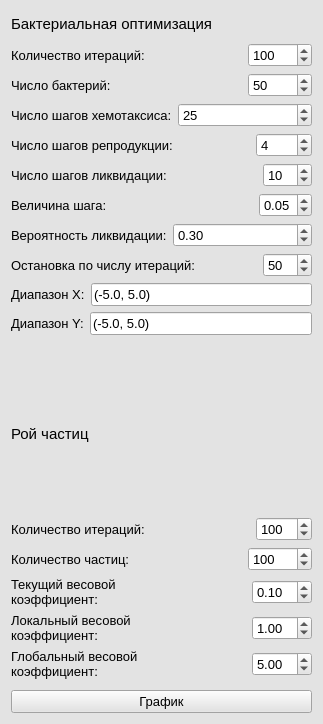
<?xml version="1.0" encoding="UTF-8"?>
<ui version="4.0">
 <class>Form</class>
 <widget class="QWidget" name="Form">
  <property name="geometry">
   <rect>
    <x>0</x>
    <y>0</y>
    <width>323</width>
    <height>724</height>
   </rect>
  </property>
  <property name="palette">
   <palette>
    <active>
     <colorrole role="WindowText">
      <brush brushstyle="SolidPattern">
       <color alpha="255">
        <red>0</red>
        <green>0</green>
        <blue>0</blue>
       </color>
      </brush>
     </colorrole>
     <colorrole role="Button">
      <brush brushstyle="SolidPattern">
       <color alpha="255">
        <red>227</red>
        <green>227</green>
        <blue>227</blue>
       </color>
      </brush>
     </colorrole>
     <colorrole role="Light">
      <brush brushstyle="SolidPattern">
       <color alpha="255">
        <red>255</red>
        <green>255</green>
        <blue>255</blue>
       </color>
      </brush>
     </colorrole>
     <colorrole role="Midlight">
      <brush brushstyle="SolidPattern">
       <color alpha="255">
        <red>241</red>
        <green>241</green>
        <blue>241</blue>
       </color>
      </brush>
     </colorrole>
     <colorrole role="Dark">
      <brush brushstyle="SolidPattern">
       <color alpha="255">
        <red>113</red>
        <green>113</green>
        <blue>113</blue>
       </color>
      </brush>
     </colorrole>
     <colorrole role="Mid">
      <brush brushstyle="SolidPattern">
       <color alpha="255">
        <red>151</red>
        <green>151</green>
        <blue>151</blue>
       </color>
      </brush>
     </colorrole>
     <colorrole role="Text">
      <brush brushstyle="SolidPattern">
       <color alpha="255">
        <red>0</red>
        <green>0</green>
        <blue>0</blue>
       </color>
      </brush>
     </colorrole>
     <colorrole role="BrightText">
      <brush brushstyle="SolidPattern">
       <color alpha="255">
        <red>255</red>
        <green>255</green>
        <blue>255</blue>
       </color>
      </brush>
     </colorrole>
     <colorrole role="ButtonText">
      <brush brushstyle="SolidPattern">
       <color alpha="255">
        <red>0</red>
        <green>0</green>
        <blue>0</blue>
       </color>
      </brush>
     </colorrole>
     <colorrole role="Base">
      <brush brushstyle="SolidPattern">
       <color alpha="255">
        <red>255</red>
        <green>255</green>
        <blue>255</blue>
       </color>
      </brush>
     </colorrole>
     <colorrole role="Window">
      <brush brushstyle="SolidPattern">
       <color alpha="255">
        <red>227</red>
        <green>227</green>
        <blue>227</blue>
       </color>
      </brush>
     </colorrole>
     <colorrole role="Shadow">
      <brush brushstyle="SolidPattern">
       <color alpha="255">
        <red>0</red>
        <green>0</green>
        <blue>0</blue>
       </color>
      </brush>
     </colorrole>
     <colorrole role="AlternateBase">
      <brush brushstyle="SolidPattern">
       <color alpha="255">
        <red>241</red>
        <green>241</green>
        <blue>241</blue>
       </color>
      </brush>
     </colorrole>
     <colorrole role="ToolTipBase">
      <brush brushstyle="SolidPattern">
       <color alpha="255">
        <red>255</red>
        <green>255</green>
        <blue>220</blue>
       </color>
      </brush>
     </colorrole>
     <colorrole role="ToolTipText">
      <brush brushstyle="SolidPattern">
       <color alpha="255">
        <red>0</red>
        <green>0</green>
        <blue>0</blue>
       </color>
      </brush>
     </colorrole>
     <colorrole role="PlaceholderText">
      <brush brushstyle="SolidPattern">
       <color alpha="128">
        <red>0</red>
        <green>0</green>
        <blue>0</blue>
       </color>
      </brush>
     </colorrole>
    </active>
    <inactive>
     <colorrole role="WindowText">
      <brush brushstyle="SolidPattern">
       <color alpha="255">
        <red>0</red>
        <green>0</green>
        <blue>0</blue>
       </color>
      </brush>
     </colorrole>
     <colorrole role="Button">
      <brush brushstyle="SolidPattern">
       <color alpha="255">
        <red>227</red>
        <green>227</green>
        <blue>227</blue>
       </color>
      </brush>
     </colorrole>
     <colorrole role="Light">
      <brush brushstyle="SolidPattern">
       <color alpha="255">
        <red>255</red>
        <green>255</green>
        <blue>255</blue>
       </color>
      </brush>
     </colorrole>
     <colorrole role="Midlight">
      <brush brushstyle="SolidPattern">
       <color alpha="255">
        <red>241</red>
        <green>241</green>
        <blue>241</blue>
       </color>
      </brush>
     </colorrole>
     <colorrole role="Dark">
      <brush brushstyle="SolidPattern">
       <color alpha="255">
        <red>113</red>
        <green>113</green>
        <blue>113</blue>
       </color>
      </brush>
     </colorrole>
     <colorrole role="Mid">
      <brush brushstyle="SolidPattern">
       <color alpha="255">
        <red>151</red>
        <green>151</green>
        <blue>151</blue>
       </color>
      </brush>
     </colorrole>
     <colorrole role="Text">
      <brush brushstyle="SolidPattern">
       <color alpha="255">
        <red>0</red>
        <green>0</green>
        <blue>0</blue>
       </color>
      </brush>
     </colorrole>
     <colorrole role="BrightText">
      <brush brushstyle="SolidPattern">
       <color alpha="255">
        <red>255</red>
        <green>255</green>
        <blue>255</blue>
       </color>
      </brush>
     </colorrole>
     <colorrole role="ButtonText">
      <brush brushstyle="SolidPattern">
       <color alpha="255">
        <red>0</red>
        <green>0</green>
        <blue>0</blue>
       </color>
      </brush>
     </colorrole>
     <colorrole role="Base">
      <brush brushstyle="SolidPattern">
       <color alpha="255">
        <red>255</red>
        <green>255</green>
        <blue>255</blue>
       </color>
      </brush>
     </colorrole>
     <colorrole role="Window">
      <brush brushstyle="SolidPattern">
       <color alpha="255">
        <red>227</red>
        <green>227</green>
        <blue>227</blue>
       </color>
      </brush>
     </colorrole>
     <colorrole role="Shadow">
      <brush brushstyle="SolidPattern">
       <color alpha="255">
        <red>0</red>
        <green>0</green>
        <blue>0</blue>
       </color>
      </brush>
     </colorrole>
     <colorrole role="AlternateBase">
      <brush brushstyle="SolidPattern">
       <color alpha="255">
        <red>241</red>
        <green>241</green>
        <blue>241</blue>
       </color>
      </brush>
     </colorrole>
     <colorrole role="ToolTipBase">
      <brush brushstyle="SolidPattern">
       <color alpha="255">
        <red>255</red>
        <green>255</green>
        <blue>220</blue>
       </color>
      </brush>
     </colorrole>
     <colorrole role="ToolTipText">
      <brush brushstyle="SolidPattern">
       <color alpha="255">
        <red>0</red>
        <green>0</green>
        <blue>0</blue>
       </color>
      </brush>
     </colorrole>
     <colorrole role="PlaceholderText">
      <brush brushstyle="SolidPattern">
       <color alpha="128">
        <red>0</red>
        <green>0</green>
        <blue>0</blue>
       </color>
      </brush>
     </colorrole>
    </inactive>
    <disabled>
     <colorrole role="WindowText">
      <brush brushstyle="SolidPattern">
       <color alpha="255">
        <red>113</red>
        <green>113</green>
        <blue>113</blue>
       </color>
      </brush>
     </colorrole>
     <colorrole role="Button">
      <brush brushstyle="SolidPattern">
       <color alpha="255">
        <red>227</red>
        <green>227</green>
        <blue>227</blue>
       </color>
      </brush>
     </colorrole>
     <colorrole role="Light">
      <brush brushstyle="SolidPattern">
       <color alpha="255">
        <red>255</red>
        <green>255</green>
        <blue>255</blue>
       </color>
      </brush>
     </colorrole>
     <colorrole role="Midlight">
      <brush brushstyle="SolidPattern">
       <color alpha="255">
        <red>241</red>
        <green>241</green>
        <blue>241</blue>
       </color>
      </brush>
     </colorrole>
     <colorrole role="Dark">
      <brush brushstyle="SolidPattern">
       <color alpha="255">
        <red>113</red>
        <green>113</green>
        <blue>113</blue>
       </color>
      </brush>
     </colorrole>
     <colorrole role="Mid">
      <brush brushstyle="SolidPattern">
       <color alpha="255">
        <red>151</red>
        <green>151</green>
        <blue>151</blue>
       </color>
      </brush>
     </colorrole>
     <colorrole role="Text">
      <brush brushstyle="SolidPattern">
       <color alpha="255">
        <red>113</red>
        <green>113</green>
        <blue>113</blue>
       </color>
      </brush>
     </colorrole>
     <colorrole role="BrightText">
      <brush brushstyle="SolidPattern">
       <color alpha="255">
        <red>255</red>
        <green>255</green>
        <blue>255</blue>
       </color>
      </brush>
     </colorrole>
     <colorrole role="ButtonText">
      <brush brushstyle="SolidPattern">
       <color alpha="255">
        <red>113</red>
        <green>113</green>
        <blue>113</blue>
       </color>
      </brush>
     </colorrole>
     <colorrole role="Base">
      <brush brushstyle="SolidPattern">
       <color alpha="255">
        <red>227</red>
        <green>227</green>
        <blue>227</blue>
       </color>
      </brush>
     </colorrole>
     <colorrole role="Window">
      <brush brushstyle="SolidPattern">
       <color alpha="255">
        <red>227</red>
        <green>227</green>
        <blue>227</blue>
       </color>
      </brush>
     </colorrole>
     <colorrole role="Shadow">
      <brush brushstyle="SolidPattern">
       <color alpha="255">
        <red>0</red>
        <green>0</green>
        <blue>0</blue>
       </color>
      </brush>
     </colorrole>
     <colorrole role="AlternateBase">
      <brush brushstyle="SolidPattern">
       <color alpha="255">
        <red>227</red>
        <green>227</green>
        <blue>227</blue>
       </color>
      </brush>
     </colorrole>
     <colorrole role="ToolTipBase">
      <brush brushstyle="SolidPattern">
       <color alpha="255">
        <red>255</red>
        <green>255</green>
        <blue>220</blue>
       </color>
      </brush>
     </colorrole>
     <colorrole role="ToolTipText">
      <brush brushstyle="SolidPattern">
       <color alpha="255">
        <red>0</red>
        <green>0</green>
        <blue>0</blue>
       </color>
      </brush>
     </colorrole>
     <colorrole role="PlaceholderText">
      <brush brushstyle="SolidPattern">
       <color alpha="128">
        <red>0</red>
        <green>0</green>
        <blue>0</blue>
       </color>
      </brush>
     </colorrole>
    </disabled>
   </palette>
  </property>
  <property name="windowTitle">
   <string>Form</string>
  </property>
  <layout class="QVBoxLayout" name="verticalLayout_3">
   <item>
    <layout class="QVBoxLayout" name="verticalLayout">
     <item>
      <widget class="QLabel" name="label_18">
       <property name="font">
        <font>
         <pointsize>11</pointsize>
        </font>
       </property>
       <property name="text">
        <string>Бактериальная оптимизация</string>
       </property>
      </widget>
     </item>
     <item>
      <layout class="QHBoxLayout" name="horizontalLayout_10">
       <item>
        <widget class="QLabel" name="label_2">
         <property name="font">
          <font>
           <pointsize>10</pointsize>
          </font>
         </property>
         <property name="text">
          <string>Количество итераций:</string>
         </property>
        </widget>
       </item>
       <item>
        <spacer name="horizontalSpacer">
         <property name="orientation">
          <enum>Qt::Horizontal</enum>
         </property>
         <property name="sizeHint" stdset="0">
          <size>
           <width>40</width>
           <height>20</height>
          </size>
         </property>
        </spacer>
       </item>
       <item>
        <widget class="QSpinBox" name="bfo_iteration_count">
         <property name="font">
          <font>
           <pointsize>10</pointsize>
          </font>
         </property>
         <property name="minimum">
          <number>1</number>
         </property>
         <property name="maximum">
          <number>10000</number>
         </property>
         <property name="singleStep">
          <number>10</number>
         </property>
         <property name="value">
          <number>100</number>
         </property>
        </widget>
       </item>
      </layout>
     </item>
     <item>
      <layout class="QHBoxLayout" name="horizontalLayout_12">
       <item>
        <widget class="QLabel" name="label_11">
         <property name="font">
          <font>
           <pointsize>10</pointsize>
          </font>
         </property>
         <property name="text">
          <string>Число бактерий:</string>
         </property>
        </widget>
       </item>
       <item>
        <spacer name="horizontalSpacer_7">
         <property name="orientation">
          <enum>Qt::Horizontal</enum>
         </property>
         <property name="sizeHint" stdset="0">
          <size>
           <width>40</width>
           <height>20</height>
          </size>
         </property>
        </spacer>
       </item>
       <item>
        <widget class="QSpinBox" name="bfo_num_bacteria">
         <property name="font">
          <font>
           <pointsize>10</pointsize>
          </font>
         </property>
         <property name="minimum">
          <number>1</number>
         </property>
         <property name="maximum">
          <number>10000</number>
         </property>
         <property name="singleStep">
          <number>10</number>
         </property>
         <property name="value">
          <number>50</number>
         </property>
        </widget>
       </item>
      </layout>
     </item>
     <item>
      <layout class="QHBoxLayout" name="horizontalLayout_4">
       <item>
        <widget class="QLabel" name="label">
         <property name="font">
          <font>
           <pointsize>10</pointsize>
          </font>
         </property>
         <property name="text">
          <string>Число шагов хемотаксиса:</string>
         </property>
        </widget>
       </item>
       <item>
        <widget class="QSpinBox" name="bfo_chemotaxis_steps">
         <property name="font">
          <font>
           <pointsize>10</pointsize>
          </font>
         </property>
         <property name="maximum">
          <number>10000</number>
         </property>
         <property name="singleStep">
          <number>5</number>
         </property>
         <property name="value">
          <number>25</number>
         </property>
        </widget>
       </item>
      </layout>
     </item>
     <item>
      <layout class="QHBoxLayout" name="horizontalLayout_5">
       <item>
        <widget class="QLabel" name="label_5">
         <property name="font">
          <font>
           <pointsize>10</pointsize>
          </font>
         </property>
         <property name="text">
          <string>Число шагов репродукции:</string>
         </property>
        </widget>
       </item>
       <item>
        <spacer name="horizontalSpacer_3">
         <property name="orientation">
          <enum>Qt::Horizontal</enum>
         </property>
         <property name="sizeHint" stdset="0">
          <size>
           <width>40</width>
           <height>20</height>
          </size>
         </property>
        </spacer>
       </item>
       <item>
        <widget class="QSpinBox" name="bfo_reproduction_steps">
         <property name="font">
          <font>
           <pointsize>10</pointsize>
          </font>
         </property>
         <property name="minimum">
          <number>1</number>
         </property>
         <property name="maximum">
          <number>1000</number>
         </property>
         <property name="value">
          <number>4</number>
         </property>
        </widget>
       </item>
      </layout>
     </item>
     <item>
      <layout class="QHBoxLayout" name="horizontalLayout_6">
       <item>
        <widget class="QLabel" name="label_6">
         <property name="font">
          <font>
           <pointsize>10</pointsize>
          </font>
         </property>
         <property name="text">
          <string>Число шагов ликвидации:</string>
         </property>
         <property name="wordWrap">
          <bool>false</bool>
         </property>
        </widget>
       </item>
       <item>
        <spacer name="horizontalSpacer_5">
         <property name="orientation">
          <enum>Qt::Horizontal</enum>
         </property>
         <property name="sizeHint" stdset="0">
          <size>
           <width>40</width>
           <height>20</height>
          </size>
         </property>
        </spacer>
       </item>
       <item>
        <widget class="QSpinBox" name="bfo_elimination_steps">
         <property name="font">
          <font>
           <pointsize>10</pointsize>
          </font>
         </property>
         <property name="maximum">
          <number>100</number>
         </property>
         <property name="singleStep">
          <number>2</number>
         </property>
         <property name="value">
          <number>10</number>
         </property>
        </widget>
       </item>
      </layout>
     </item>
     <item>
      <layout class="QHBoxLayout" name="horizontalLayout">
       <item>
        <widget class="QLabel" name="label_4">
         <property name="font">
          <font>
           <pointsize>10</pointsize>
          </font>
         </property>
         <property name="text">
          <string>Величина шага:</string>
         </property>
         <property name="wordWrap">
          <bool>true</bool>
         </property>
        </widget>
       </item>
       <item>
        <spacer name="horizontalSpacer_2">
         <property name="orientation">
          <enum>Qt::Horizontal</enum>
         </property>
         <property name="sizeHint" stdset="0">
          <size>
           <width>40</width>
           <height>20</height>
          </size>
         </property>
        </spacer>
       </item>
       <item>
        <widget class="QDoubleSpinBox" name="bfo_step_size">
         <property name="font">
          <font>
           <pointsize>10</pointsize>
          </font>
         </property>
         <property name="maximum">
          <double>1.000000000000000</double>
         </property>
         <property name="singleStep">
          <double>0.010000000000000</double>
         </property>
         <property name="value">
          <double>0.050000000000000</double>
         </property>
        </widget>
       </item>
      </layout>
     </item>
     <item>
      <layout class="QHBoxLayout" name="horizontalLayout_7">
       <item>
        <widget class="QLabel" name="label_7">
         <property name="font">
          <font>
           <pointsize>10</pointsize>
          </font>
         </property>
         <property name="text">
          <string>Вероятность ликвидации:</string>
         </property>
        </widget>
       </item>
       <item>
        <widget class="QDoubleSpinBox" name="bfo_elimination_prob">
         <property name="font">
          <font>
           <pointsize>10</pointsize>
          </font>
         </property>
         <property name="minimum">
          <double>0.000000000000000</double>
         </property>
         <property name="maximum">
          <double>5.000000000000000</double>
         </property>
         <property name="singleStep">
          <double>0.050000000000000</double>
         </property>
         <property name="value">
          <double>0.300000000000000</double>
         </property>
        </widget>
       </item>
      </layout>
     </item>
     <item>
      <layout class="QHBoxLayout" name="horizontalLayout_11">
       <item>
        <widget class="QLabel" name="label_8">
         <property name="font">
          <font>
           <pointsize>10</pointsize>
          </font>
         </property>
         <property name="text">
          <string>Остановка по числу итераций:</string>
         </property>
         <property name="wordWrap">
          <bool>false</bool>
         </property>
        </widget>
       </item>
       <item>
        <spacer name="horizontalSpacer_4">
         <property name="orientation">
          <enum>Qt::Horizontal</enum>
         </property>
         <property name="sizeHint" stdset="0">
          <size>
           <width>40</width>
           <height>20</height>
          </size>
         </property>
        </spacer>
       </item>
       <item>
        <widget class="QSpinBox" name="bfo_no_changes_iterations_count">
         <property name="font">
          <font>
           <pointsize>10</pointsize>
          </font>
         </property>
         <property name="maximum">
          <number>100</number>
         </property>
         <property name="value">
          <number>50</number>
         </property>
        </widget>
       </item>
      </layout>
     </item>
     <item>
      <layout class="QHBoxLayout" name="horizontalLayout_8">
       <item>
        <widget class="QLabel" name="label_9">
         <property name="font">
          <font>
           <pointsize>10</pointsize>
          </font>
         </property>
         <property name="text">
          <string>Диапазон X:</string>
         </property>
        </widget>
       </item>
       <item>
        <widget class="QLineEdit" name="x_range">
         <property name="font">
          <font>
           <pointsize>10</pointsize>
          </font>
         </property>
         <property name="text">
          <string>(-5.0, 5.0)</string>
         </property>
         <property name="placeholderText">
          <string>(5.0, 5.0)</string>
         </property>
        </widget>
       </item>
      </layout>
     </item>
     <item>
      <layout class="QHBoxLayout" name="horizontalLayout_9">
       <item>
        <widget class="QLabel" name="label_10">
         <property name="font">
          <font>
           <pointsize>10</pointsize>
          </font>
         </property>
         <property name="text">
          <string>Диапазон Y:</string>
         </property>
        </widget>
       </item>
       <item>
        <widget class="QLineEdit" name="y_range">
         <property name="font">
          <font>
           <pointsize>10</pointsize>
          </font>
         </property>
         <property name="text">
          <string>(-5.0, 5.0)</string>
         </property>
         <property name="placeholderText">
          <string>(5.0, 5.0)</string>
         </property>
        </widget>
       </item>
      </layout>
     </item>
    </layout>
   </item>
   <item>
    <spacer name="verticalSpacer">
     <property name="orientation">
      <enum>Qt::Vertical</enum>
     </property>
     <property name="sizeType">
      <enum>QSizePolicy::Fixed</enum>
     </property>
     <property name="sizeHint" stdset="0">
      <size>
       <width>20</width>
       <height>15</height>
      </size>
     </property>
    </spacer>
   </item>
   <item>
    <layout class="QVBoxLayout" name="verticalLayout_2">
     <item>
      <widget class="QLabel" name="label_17">
       <property name="font">
        <font>
         <pointsize>11</pointsize>
        </font>
       </property>
       <property name="text">
        <string>Рой частиц</string>
       </property>
      </widget>
     </item>
     <item>
      <layout class="QHBoxLayout" name="horizontalLayout_3">
       <item>
        <widget class="QLabel" name="label_12">
         <property name="font">
          <font>
           <pointsize>10</pointsize>
          </font>
         </property>
         <property name="text">
          <string>Количество итераций:</string>
         </property>
        </widget>
       </item>
       <item>
        <spacer name="horizontalSpacer_8">
         <property name="orientation">
          <enum>Qt::Horizontal</enum>
         </property>
         <property name="sizeHint" stdset="0">
          <size>
           <width>30</width>
           <height>20</height>
          </size>
         </property>
        </spacer>
       </item>
       <item>
        <widget class="QSpinBox" name="pso_iteration_count">
         <property name="font">
          <font>
           <pointsize>10</pointsize>
          </font>
         </property>
         <property name="minimum">
          <number>1</number>
         </property>
         <property name="maximum">
          <number>1000</number>
         </property>
         <property name="singleStep">
          <number>10</number>
         </property>
         <property name="value">
          <number>100</number>
         </property>
        </widget>
       </item>
      </layout>
     </item>
     <item>
      <layout class="QHBoxLayout" name="horizontalLayout_13">
       <item>
        <widget class="QLabel" name="label_3">
         <property name="font">
          <font>
           <pointsize>10</pointsize>
          </font>
         </property>
         <property name="text">
          <string>Количество частиц:</string>
         </property>
        </widget>
       </item>
       <item>
        <spacer name="horizontalSpacer_6">
         <property name="orientation">
          <enum>Qt::Horizontal</enum>
         </property>
         <property name="sizeHint" stdset="0">
          <size>
           <width>30</width>
           <height>20</height>
          </size>
         </property>
        </spacer>
       </item>
       <item>
        <widget class="QSpinBox" name="pso_swarm_size">
         <property name="font">
          <font>
           <pointsize>10</pointsize>
          </font>
         </property>
         <property name="maximum">
          <number>10000</number>
         </property>
         <property name="singleStep">
          <number>10</number>
         </property>
         <property name="value">
          <number>100</number>
         </property>
        </widget>
       </item>
      </layout>
     </item>
     <item>
      <layout class="QHBoxLayout" name="horizontalLayout_2">
       <item>
        <widget class="QLabel" name="label_14">
         <property name="font">
          <font>
           <pointsize>10</pointsize>
          </font>
         </property>
         <property name="text">
          <string>Текущий весовой коэффициент:</string>
         </property>
         <property name="wordWrap">
          <bool>true</bool>
         </property>
        </widget>
       </item>
       <item>
        <spacer name="horizontalSpacer_10">
         <property name="orientation">
          <enum>Qt::Horizontal</enum>
         </property>
         <property name="sizeHint" stdset="0">
          <size>
           <width>40</width>
           <height>20</height>
          </size>
         </property>
        </spacer>
       </item>
       <item>
        <widget class="QDoubleSpinBox" name="pso_current_velocity_ratio">
         <property name="font">
          <font>
           <pointsize>10</pointsize>
          </font>
         </property>
         <property name="minimum">
          <double>0.010000000000000</double>
         </property>
         <property name="maximum">
          <double>99.989999999999995</double>
         </property>
         <property name="singleStep">
          <double>0.010000000000000</double>
         </property>
         <property name="value">
          <double>0.100000000000000</double>
         </property>
        </widget>
       </item>
      </layout>
     </item>
     <item>
      <layout class="QHBoxLayout" name="horizontalLayout_15">
       <item>
        <widget class="QLabel" name="label_15">
         <property name="font">
          <font>
           <pointsize>10</pointsize>
          </font>
         </property>
         <property name="text">
          <string>Локальный весовой коэффициент:</string>
         </property>
         <property name="wordWrap">
          <bool>true</bool>
         </property>
        </widget>
       </item>
       <item>
        <spacer name="horizontalSpacer_11">
         <property name="orientation">
          <enum>Qt::Horizontal</enum>
         </property>
         <property name="sizeHint" stdset="0">
          <size>
           <width>40</width>
           <height>20</height>
          </size>
         </property>
        </spacer>
       </item>
       <item>
        <widget class="QDoubleSpinBox" name="pso_local_velocity_ratio">
         <property name="font">
          <font>
           <pointsize>10</pointsize>
          </font>
         </property>
         <property name="minimum">
          <double>0.010000000000000</double>
         </property>
         <property name="maximum">
          <double>99.989999999999995</double>
         </property>
         <property name="singleStep">
          <double>0.010000000000000</double>
         </property>
         <property name="value">
          <double>1.000000000000000</double>
         </property>
        </widget>
       </item>
      </layout>
     </item>
     <item>
      <layout class="QHBoxLayout" name="horizontalLayout_14">
       <item>
        <widget class="QLabel" name="label_13">
         <property name="font">
          <font>
           <pointsize>10</pointsize>
          </font>
         </property>
         <property name="text">
          <string>Глобальный весовой коэффициент:</string>
         </property>
         <property name="wordWrap">
          <bool>true</bool>
         </property>
        </widget>
       </item>
       <item>
        <spacer name="horizontalSpacer_9">
         <property name="orientation">
          <enum>Qt::Horizontal</enum>
         </property>
         <property name="sizeHint" stdset="0">
          <size>
           <width>40</width>
           <height>20</height>
          </size>
         </property>
        </spacer>
       </item>
       <item>
        <widget class="QDoubleSpinBox" name="pso_global_velocity_ratio">
         <property name="font">
          <font>
           <pointsize>10</pointsize>
          </font>
         </property>
         <property name="minimum">
          <double>0.100000000000000</double>
         </property>
         <property name="maximum">
          <double>10.000000000000000</double>
         </property>
         <property name="singleStep">
          <double>0.010000000000000</double>
         </property>
         <property name="value">
          <double>5.000000000000000</double>
         </property>
        </widget>
       </item>
      </layout>
     </item>
    </layout>
   </item>
   <item>
    <spacer name="verticalSpacer_2">
     <property name="orientation">
      <enum>Qt::Vertical</enum>
     </property>
     <property name="sizeType">
      <enum>QSizePolicy::Fixed</enum>
     </property>
     <property name="sizeHint" stdset="0">
      <size>
       <width>20</width>
       <height>5</height>
      </size>
     </property>
    </spacer>
   </item>
   <item>
    <widget class="QPushButton" name="PlotsButton">
     <property name="font">
      <font>
       <pointsize>10</pointsize>
      </font>
     </property>
     <property name="text">
      <string>График</string>
     </property>
    </widget>
   </item>
  </layout>
 </widget>
 <resources/>
 <connections/>
</ui>
